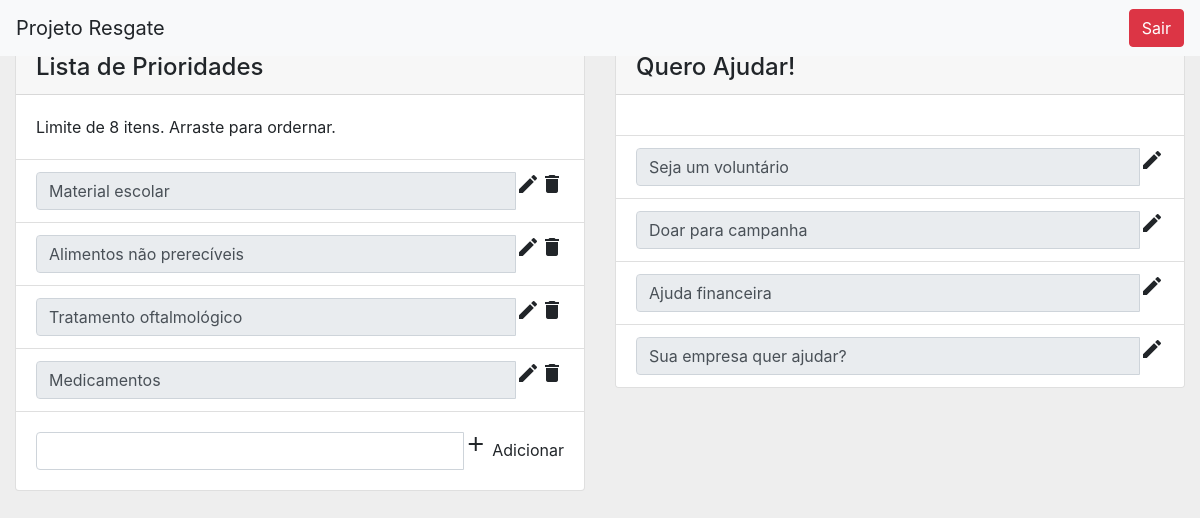
Screenshot of /admin/admin.php (signed in) with the database file from the repository.
### tables this page shows
CREATE TABLE IF NOT EXISTS `lista_prioridades` (
  `id` int(10) unsigned NOT NULL,
  `nome` varchar(255) NOT NULL,
  `ordem` int(11) DEFAULT NULL
);

CREATE TABLE IF NOT EXISTS `tipos_ajuda` (
  `id` int(10) unsigned NOT NULL,
  `nome` varchar(100) NOT NULL,
  `descricao` varchar(144) DEFAULT NULL,
  `info_adicional` varchar(144) DEFAULT NULL
);

### admin/admin.php (the view, shortened to what this page needs)
<!DOCTYPE html>
<html lang="en">
<head>
    <link rel="stylesheet" href="https://maxcdn.bootstrapcdn.com/bootstrap/4.0.0-beta/css/bootstrap.min.css"
>
    <link rel="stylesheet" href="singin.css">
</head>
<body>
<?php
include "seguranca/conectabd_seguranca.php";
$prioridades = mysqli_query($conexao, "SELECT * FROM lista_prioridades ORDER BY ordem");
$listaPrioridades = $prioridades->fetch_all(MYSQLI_ASSOC);
$cards = mysqli_query($conexao, "SELECT * FROM tipos_ajuda");
$listaCards = $cards->fetch_all(MYSQLI_ASSOC);
?>
<nav class="navbar bg-light fixed-top">
    <a class="navbar-brand">Projeto Resgate</a>
    <form class="form-inline">
        <a class="btn btn-danger" href="seguranca/logout.php">Sair</a>
    </form>
</nav>
<div class="container-fluid">
    <div class="row">
    <div class="col-md-6">
    <div class="card">
        <h4 class="card-header">Lista de Prioridades</h4>
        <div class="card-body">
            <p class="card-text">Limite de 8 itens. Arraste para ordernar.</p>
        </div>
        <ul class="list-group list-group-flush list-group-sortable" id="listaprioridades">
            <?php
            foreach($listaPrioridades as $item){
                echo '<li class="list-group-item" draggable="true" id="item-'.$item["id"].'">
                            <input type="hidden" id="texto-'.$item["id"].'" value="'.$item["nome"].'">
                            <div class="input-group"  id="campo-'.$item["id"].'">
                                <div class="form-control" readonly>'.$item["nome"].'</div>
                                <span class="input-group-addon editar" onclick="editar('.$item["id"].')" data-id="'.$item["id"].'"><i class="material-icons md-10">edit</i></span>
                                <span class="input-group-addon deletar" onclick="deletar('.$item["id"].')" data-id="'.$item["id"].'"><i class="material-icons md-10">delete</i></span>
                            </div>
                        </li>';
            }
            ?>
        </ul>
        <div class="card-body">
            <div class="input-group">
                <input class="form-control" id="novo" name="novo">
                <span class="input-group-addon adicionar" onclick="adicionar()"><i class="material-icons md-10">add</i> Adicionar</span>
            </div>
        </div>
    </div>
    </div>
    <div class="col-md-6">
        <div class="card">
            <h4 class="card-header">Quero Ajudar!</h4>
            <div class="card-body">
            </div>
            <ul class="list-group list-group-flush list-group-sortable" id="listaCards">
                <?php
                foreach($listaCards as $item){
                    echo '<li class="list-group-item" id="item-'.$item["id"].'">
                            <input type="hidden" id="texto-'.$item["id"].'" value="'.$item["nome"].'">
                            <div class="input-group"  id="campo-'.$item["id"].'">
                                <div class="form-control" readonly id="nome-ajuda-'.$item['id'].'">'.$item["nome"].'</div>
                                <span class="input-group-addon editar" id="editar-'.$item['id'].'" data-id="'.$item["id"].'" data-nome="'.$item["nome"].'" data-descricao="'.$item["descricao"].'"  data-infoadicional="'.$item["info_adicional"].'" data-toggle="modal" data-target="#exampleModal"><i class="material-icons md-10">edit</i></span>
                            </div>
                        </li>';
                }
                ?>
            </ul>
        </div>
    </div>
</div>
</body>
</html>

### admin/singin.css (style rules this page uses)
body { padding-top: 40px; padding-bottom: 40px; background-color: #eee; }

### rows the page displays
lista_prioridades: nome "Material escolar"
lista_prioridades: nome "Alimentos não prerecíveis"
lista_prioridades: nome "Tratamento oftalmológico"
lista_prioridades: nome "Medicamentos"
tipos_ajuda: nome "Seja um voluntário"
tipos_ajuda: nome "Doar para campanha"
tipos_ajuda: nome "Ajuda financeira"
tipos_ajuda: nome "Sua empresa quer ajudar?"
